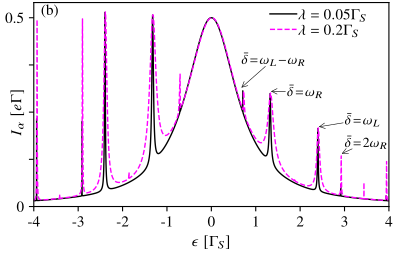

Write the Python code that produced this figure.
from sys import argv
import os
import matplotlib as mpl

mpl.use('pgf')

preamble = [
    r'\usepackage{pgf}', 
    r'\usepackage{amssymb}', 
    r'\usepackage{amsmath}',
    r'\usepackage{newtxtext,newtxmath}', 
    r'\usepackage{fontenc}', 
    r'\usepackage{inputenc}', 
    r'\DeclareUnicodeCharacter{2212}{-}'
]

mpl_settings = {
    'text.usetex': False,
    'font.family': 'serif',
    'pgf.texsystem': 'pdflatex',
    'font.size': 11,
    'pgf.preamble': preamble
}

TEXTWIDTH = 6.29  # Textwidth in inches

defaults = {
    'width': 10/2.54,
    'height': 6.5/2.54,
}

import matplotlib.pyplot as plt
import matplotlib.gridspec as gridspec

plt.rcParams.update(mpl_settings)
from mpl_toolkits.axes_grid1.inset_locator import inset_axes
import numpy as np

filename = os.path.splitext(argv[0])[0]

def load_data():
    dataDict = {}
    parDict = {}
    varDict = {}
    datapaths = argv[1:]

    for idx, data in enumerate(datapaths):
        labelLst = list()
        dataset = np.loadtxt(data)
        for nidx, line in enumerate(open(data, 'r')):
            if nidx == 2:
                parDict[idx] = eval(line[1:].strip())
            if nidx == 4:
                varDict[idx] = eval(line[1:].strip())
            if nidx == 8:
                labelLst = eval(line[1:].strip())
        dataDict[idx] = dict((k, v) for k, v in zip(labelLst, dataset.T))
        dataDict[idx]['filename'] = data

    return parDict, varDict, dataDict

def plot_data(**kwargs):
    # Load data
    parDict, varDict, dataDict = load_data()

    # Define figure layout
    fig = plt.figure(figsize=(defaults['width'], defaults['height']))
    ax1 = fig.add_subplot()  # Current

    # Plot curves
    ax1.plot(dataDict[0]['x'], dataDict[0]['IL']/1e-4, lw=1., c='k', label=r'$\lambda=0.05\Gamma_S$')
    ax1.plot(dataDict[1]['x'], dataDict[1]['IL']/1e-4, lw=1., c='magenta', ls='--', label=r'$\lambda = 0.2\Gamma_S$')

    # Adjustments
    ax1.set_xlim(-4, 4)
    ax1.set_ylim(bottom=0)
    ax1.set_ylabel(r'$I_\alpha\ [e\Gamma]$')
    ax1.set_xlabel(r'$\epsilon\ [\Gamma_S]')
    ax1.set_yticks(np.linspace(0,0.5,5))
    ax1.set_yticklabels([0, '', '', '',0.5])
    ax1.set_xticks(range(-4,5))
    ax1.yaxis.set_label_coords(0., 0.25, transform=ax1.yaxis.get_ticklabels()[0].get_transform())

    # Legends
    ax1.legend(loc=3, bbox_to_anchor=(0.65, 0.8), labelspacing=0.1, 
               columnspacing=0.85, borderpad=0.35, handletextpad=0.1,
               ncol=1,handlelength=1.75, borderaxespad=0.,frameon=False)

    # Letters and annotations
    ax1.annotate('(b)', xy=(0.02, 0.94), xycoords='axes fraction')

    ax1.annotate(
    r'$\bar{\delta}\!=\!\omega_L\!-\!\omega_R$',
    xy=(0.63, 0.31),
    xytext=(1.4, 0.39),
    xycoords='data',
    textcoords='data',
    arrowprops=dict(arrowstyle='->', lw=0.4),
    bbox=dict(pad=-1, facecolor='none', edgecolor='none'),
    va='center',
    ha='center',
    fontsize=mpl_settings['font.size']-1,
    )

    ax1.annotate(
        r'$\bar{\delta}\!=\!\omega_R$',
        xy=(1.28, 0.305),
        xytext=(1.7, 0.305),
        xycoords='data',
        textcoords='data',
        arrowprops=dict(arrowstyle='->', lw=0.4),
        bbox=dict(pad=-1, facecolor='none', edgecolor='none'),
        verticalalignment='center',
        fontsize=mpl_settings['font.size']-1,
    )
    ax1.annotate(
        r'$\bar{\delta}\!=\!\omega_L$',
        xy=(2.36, 0.21),
        xytext=(3, 0.23),
        xycoords='data',
        textcoords='data',
        arrowprops=dict(arrowstyle='->', lw=0.4),
        bbox=dict(pad=-1, facecolor='none', edgecolor='none'),
        verticalalignment='center',
        fontsize=mpl_settings['font.size']-1,
    )
    ax1.annotate(
        r'$\bar{\delta}\!=\!2\omega_R$',
        xy=(2.88, 0.137),
        xytext=(3., 0.17),
        xycoords='data',
        textcoords='data',
        arrowprops=dict(arrowstyle='->', lw=0.4),
        bbox=dict(pad=-1, facecolor='none', edgecolor='none'),
        verticalalignment='center',
        fontsize=mpl_settings['font.size']-1,
    )



    plt.subplots_adjust(left=0.085,bottom=0.19, right=0.99, top=0.99, wspace=0.4, hspace=0.10 )
    plt.savefig(f'{filename}.pdf', facecolor='none', edgecolor='none', dpi=400)


if __name__ == '__main__':
    plot_data()
